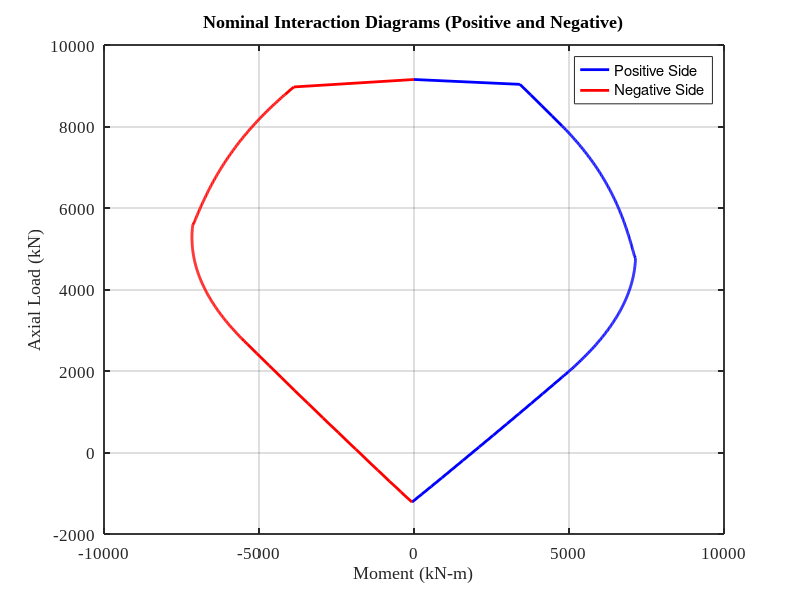
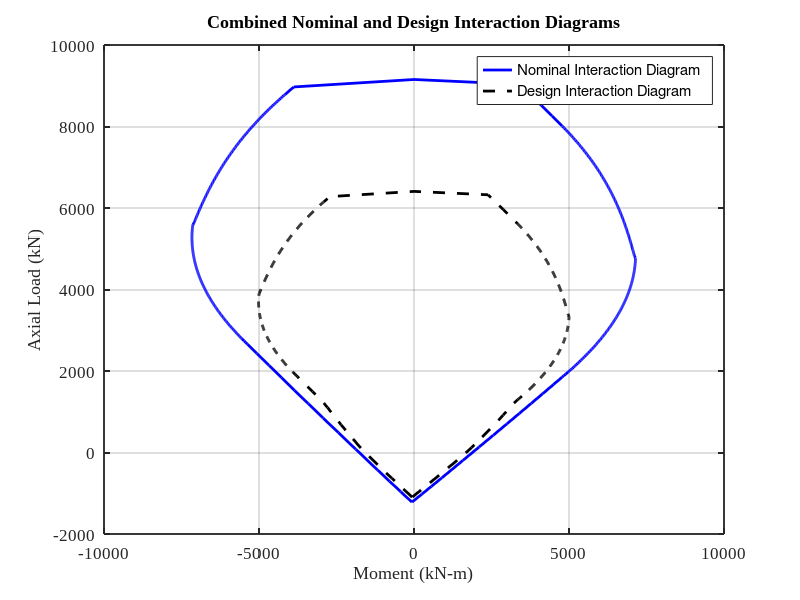

Write MATLAB code to recreate these figures, in order. (Note: this script raises an error after producing the figures.)
% =========================================================================
% INTERACTION DIAGRAM GENERATOR FOR REINFORCED CONCRETE T-WALL SECTIONS
% =========================================================================
% 
% Author:  Victor Calderón (November 2019)
% Updated: Jefferson De la Cuba (February 2025) 
% ------------------------------------------------------------------------
% Academic/Professional Purpose: Generates nominal and design interaction 
% diagrams (P-M curves) for reinforced concrete T-walls per ACI 318. 
% Performs strain compatibility analysis and considers material nonlinearity.
%
% Inputs:
%   - Material Properties: 
%       • fpc = Concrete compressive strength [kg/cm²]
%       • fy = Steel yield strength [kg/cm²]
%       • Es = Steel elastic modulus [kg/cm²]
%   - Geometric Properties: 
%       • Cross-section dimensions (b_1, b_2, b_3, h_1, h_2, h_3) [cm]
%       • Reinforcement layout (As, eid arrays) [cm², cm]
%   - External Data: 
%       • C_M33.txt - Applied loads dataset [kN, kN-m] 
%         (Located in ../datasets directory)
% Outputs:
%   - PNG Figures: 
%       1. Nominal_Interaction_Diagram.png
%       2. Design_Interaction_Diagram.png 
%       3. Applied_Loads_Diagram.png
%   - Console: 
%       • Maximum axial capacity [kN]
%       • Validation messages for path handling


clear
close all
clc

%% Directory Configuration
[scriptPath, ~] = fileparts(mfilename('fullpath')); % Get current script path

% Configure output directory using path traversal
outputDir = fullfile(scriptPath, '..', 'outputs');
if ~exist(outputDir, 'dir')
    mkdir(outputDir);
    fprintf('Created output directory: %s\n', outputDir);
end

%% Interaction Diagram - T-Wall

% Element Properties
fpc = 210;           % Concrete compressive strength (kg/cm²)
beta_c = 0.85;       % Compression block factor for concrete
fy = 4200;           % Steel yield strength (kg/cm²)
Es = 2.0e+06;        % Modulus of elasticity of steel (kg/cm²)
ey = 0.0020;         % Steel yield strain (unit strain)
ecu = 0.003;         % Ultimate concrete compressive strain (per ACI-318)

% Geometric Properties (cm)
% Element 1: Top rectangle (smaller dimension)
% Element 2: Web
% Element 3: Bottom rectangle (larger dimension)
b_1 = 130;           % Width of Element 1 (cm)
b_2 = 10;            % Width of the web (cm)
b_3 = 172;           % Width of Element 3 (cm)
h_1 = 10;            % Height of Element 1 (cm)
h_2 = 285;           % Height of the web (cm)
h_3 = 10;            % Height of Element 3 (cm)
Ag = b_1*h_1 + b_2*h_2 + b_3*h_3;  % Gross area (cm²)

%% Reinforcement Distribution

n = 19;  % Number of reinforcement layers

% From top to bottom:
As = [9.41; 1.13; repmat(0.5,15,1); 1.13; 10.41];   % Reinforcement area per layer (cm²)
eid = [5; 5; 3; repmat(20,14,1); 2; 5];                % Spacing between bars (cm)
ei = [];  % Vertical positions of reinforcement (cm)

% Calculate cumulative vertical distances for reinforcement layers
for i = 1:length(eid)-1
    ei(1) = eid(1);
    ei = [ei, ei(i) + eid(i+1)];
end
ei = ei';

n_c = 1; % Increment for neutral axis depth

%% Compression Analysis

% Calculate the centroid of the gross section (from top to bottom)
y_c_1 = ((b_1*h_1^2)/2 + b_2*h_2*(h_1 + h_2/2) + b_3*h_3*(h_1 + h_2 + h_3/2)) / ...
        (b_1*h_1 + b_2*h_2 + b_3*h_3);
y_c_2 = (h_1 + h_2 + h_3) - y_c_1;

% Define the range for the neutral axis depth 'c' (cm)
c = 0.00001:n_c:(h_1+h_2+h_3) + 0.6*(h_1+h_2+h_3);  % Adjust this range as needed

e_i_a = [];  % Array to store strains in reinforcement layers

% Prepare arrays for the reversed reinforcement distribution (for the negative side)
As_2 = [];
ei_2 = [];
As_1 = As;  % Backup of the original reinforcement distribution

for i_3 = 0:length(As)-1
    As_2 = [As_2; As(n - i_3)];
    ei_2 = [ei_2; (h_1 + h_2 + h_3) - ei(n - i_3)];
end

flag = 0;

% Maximum compression load with stirrups (kN)
force_conversion = 101.97; % Conversion factor from kgf to kN
moment_conversion = 10197; % Conversion factor from kgf·cm to kN·m

P_n_max = 0.8 * (0.85 * fpc * (Ag - sum(As)) + fy * sum(As)) / force_conversion;  % (kN)
lim_1 = h_1;
lim_2 = h_1 + h_2;

while flag == 0 || flag == 1
    % Initialize arrays for each neutral axis depth iteration
    a = zeros(length(c),1);
    P_n = zeros(length(c),1);
    P_real = zeros(length(c),1);
    M_n = zeros(length(c),1);
    M_real = zeros(length(c),1);
    phi_Mn = zeros(length(c),1);
    phi_Pn = zeros(length(c),1);

    for i = 1:length(c)
        e_i = zeros(length(As),1);
        f_s = zeros(length(As),1);
        ms_i = zeros(length(As),1);

        a(i) = c(i) * beta_c;

        for i_1 = 1:length(As)
            % Calculate strain in the reinforcement bars
            e_i(i_1) = ecu * (ei(i_1) - c(i)) / c(i);
            % Note: Negative indicates compression; positive indicates tension

            % Calculate force in the reinforcement layer (kg)
            if abs(e_i(i_1)) > ey
                if e_i(i_1) > 0
                    f_s(i_1) = fy * As(i_1);
                else
                    f_s(i_1) = -fy * As(i_1);
                end
            else
                f_s(i_1) = Es * e_i(i_1) * As(i_1);
            end

            % Calculate the concrete compression force (kg)
            if a(i) < lim_1
                P_con = 0.85 * fpc * a(i) * b_1;
            elseif a(i) >= lim_1 && a(i) < lim_2
                P_con_1 = 0.85 * fpc * h_1 * b_1;
                P_con_2 = 0.85 * fpc * (a(i) - h_1) * b_2;
                P_con = P_con_1 + P_con_2;
            elseif a(i) >= lim_2
                P_con_1 = 0.85 * fpc * b_1 * h_1;
                P_con_2 = 0.85 * fpc * h_2 * b_2;
                P_con_3 = 0.85 * fpc * b_3 * (a(i) - (h_1 + h_2));
                P_con = P_con_1 + P_con_2 + P_con_3;
            end

            % Calculate the moment contribution from the reinforcement layer (kg-cm)
            ms_i(i_1) = f_s(i_1) * (y_c_1 - ei(i_1));
        end

        % Store the strains for this neutral axis depth
        e_i_a = [e_i_a; e_i'];

        % Calculate the nominal moment (M_n) in kN-m
        if a(i) < lim_1
            M_real(i) = (P_con * (y_c_1 - a(i)/2) - sum(ms_i)) / moment_conversion;
        elseif a(i) >= lim_1 && a(i) < lim_2
            M_real(i) = (P_con_1 * (y_c_1 - h_1/2) + P_con_2 * (y_c_1 - (a(i) + h_1)/2) - sum(ms_i)) / moment_conversion;
        elseif a(i) >= lim_2
            M_real(i) = (P_con_1 * (y_c_1 - h_1/2) + P_con_2 * (y_c_1 - (h_1 + h_2/2)) + ...
                         P_con_3 * (y_c_1 - (a(i) + h_1 + h_2)/2) - sum(ms_i)) / moment_conversion;
        end

        % Calculate the total axial force (P_n) in kN 
        % (compression is positive; tension is negative)
        P_real(i) = (P_con - sum(f_s)) / force_conversion;
        
        if P_n_max >= P_real(i)
            P_n(i) = P_real(i);
            M_n(i) = M_real(i);
        else
            M_n(i) = 0;
            P_n(i) = P_n_max;
        end
    end
    
    % Additional calculations for beam (viga) effects
    P_viga = 0.1 * fpc * Ag / force_conversion;  % (kN)
    M_b = max(M_n);
    p_1 = find(M_n == M_b);  % Index of maximum moment
    P_b = P_n(p_1);
    
    P_tran_1 = P_viga / 0.7;  % For walls with stirrups
    P_tran_2 = P_b / 0.7;
    
    P_tran = min(P_tran_1, P_tran_2);
    
    % Calculate phi factors and the design strengths
    for i_5 = 1:length(c)
        phi = 0.9 - 0.2 * P_n(i_5) / P_tran;
        if phi <= 0.7
            phi = 0.7;
        elseif phi >= 0.9
            phi = 0.9;
        end
        phi_Mn(i_5) = M_n(i_5) * phi;
        phi_Pn(i_5) = P_n(i_5) * phi;
    end
    
    % Store data from the positive and negative side iterations
    flag = flag + 1;
    
    if flag == 1  % First iteration: positive side
        M_n_pos = M_n;
        P_n_pos = P_n;
        e_i_a_pos = e_i_a;
        
        phi_Mn_pos = phi_Mn;
        phi_Pn_pos = phi_Pn;
        
        % Prepare for the negative side by reversing the reinforcement distribution and geometry
        As = As_2;
        ei = ei_2;
        h_1_r = h_1;
        h_2_r = h_2;
        h_3_r = h_3;
        h_1 = h_3_r;
        h_2 = h_2_r;
        h_3 = h_1_r;
        b_1_r = b_1;
        b_2_r = b_2;
        b_3_r = b_3;
        b_1 = b_3_r;
        b_2 = b_2_r;
        b_3 = b_1_r;
        y_c_1 = y_c_2;
        
    else  % Second iteration: negative side
        M_n_neg = -M_n;
        P_n_neg = P_n;
        e_i_a_neg = e_i_a;
        
        phi_Mn_neg = -phi_Mn;
        phi_Pn_neg = phi_Pn;
    end
end

% Reverse the positive side arrays for proper closure of the interaction diagram
M_n_pos_graf = [];
P_n_pos_graf = [];
phi_M_n_pos_graf = [];
phi_P_n_pos_graf = [];
n_3 = length(M_n_pos);

for i_4 = 0:n_3-1
    M_n_pos_graf = [M_n_pos_graf; M_n_pos(n_3 - i_4)];
    P_n_pos_graf = [P_n_pos_graf; P_n_pos(n_3 - i_4)];
    phi_M_n_pos_graf = [phi_M_n_pos_graf; phi_Mn_pos(n_3 - i_4)];
    phi_P_n_pos_graf = [phi_P_n_pos_graf; phi_Pn_pos(n_3 - i_4)];
end

% Concatenate the negative and positive parts of the diagram
M_n_graf = [M_n_neg; M_n_pos_graf];
P_n_graf = [P_n_neg; P_n_pos_graf];

phi_M_n_graf = [phi_Mn_neg; phi_M_n_pos_graf];
phi_P_n_graf = [phi_Pn_neg; phi_P_n_pos_graf];

%% Plotting the Interaction Diagrams

% Figure 1: Nominal Interaction Diagrams for Positive and Negative Sides
figure
plot(M_n_pos, P_n_pos, 'b-', 'LineWidth', 2, 'DisplayName', 'Positive Side')
hold on
plot(M_n_neg, P_n_neg, 'r-', 'LineWidth', 2, 'DisplayName', 'Negative Side')
grid on
xlabel('Moment (kN-m)', 'FontSize', 14, 'FontName', 'Times New Roman');
ylabel('Axial Load (kN)', 'FontSize', 14, 'FontName', 'Times New Roman');
title('Nominal Interaction Diagrams (Positive and Negative)', 'FontSize', 14, 'FontName', 'Times New Roman');
legend('Location','Best')
set(gca, 'LineWidth', 1.3, 'FontSize', 12, 'FontName', 'Times New Roman')

print(fullfile(outputDir, 'Nominal_Interaction_Diagram'), '-dpng', '-r300')
fprintf('Saved: Nominal_Interaction_Diagram.png\n');
close(gcf)  % Prevent memory buildup

% Figure 2: Combined Nominal and Design Interaction Diagrams
figure
plot(M_n_graf, P_n_graf, 'b-', 'LineWidth', 2, 'DisplayName', 'Nominal Interaction Diagram')
hold on
plot(phi_M_n_graf, phi_P_n_graf, 'k--', 'LineWidth', 2, 'DisplayName', 'Design Interaction Diagram')
grid on
xlabel('Moment (kN-m)', 'FontSize', 14, 'FontName', 'Times New Roman');
ylabel('Axial Load (kN)', 'FontSize', 14, 'FontName', 'Times New Roman');
title('Combined Nominal and Design Interaction Diagrams', 'FontSize', 14, 'FontName', 'Times New Roman');
legend('Location','Best')
set(gca, 'LineWidth', 1.3, 'FontSize', 12, 'FontName', 'Times New Roman')

print(fullfile(outputDir, 'Combined_Nominal_and_Design_Interaction_Diagrams'), '-dpng', '-r300')
fprintf('Saved: Combined_Nominal_and_Design_Interaction_Diagrams.png\n');
close(gcf)  % Prevent memory buildup

%% Applied Loads on the Wall

% Define relative paths for the dataset and outputs folders
datasetDir = fullfile('..', 'datasets');
outputDir  = fullfile('..', 'outputs');

% Load applied load data (assumed to be in the "datasets" folder)
data = load(fullfile(datasetDir, 'C_M33.txt'));
P_u_M33 = data(:,1);  % Applied axial loads (kN)
M_u_M33 = data(:,2);  % Applied moments (kN-m)
sz = 15;              % Marker size for the scatter plot

x_lim = 8*10^3;       % x-axis limit for moment (kN-m)
y_lim_sup = 1*10^4;   % Upper y-axis limit for axial load (kN)
y_lim_inf = 2*10^3; % Lower y-axis limit for axial load (kN)

figure
p1 = plot(M_n_graf, P_n_graf, 'Color', [0 0.8 1], 'LineWidth', 2, 'DisplayName', 'Nominal Interaction Diagram');
hold on
p2 = plot(phi_M_n_graf, phi_P_n_graf, '--', 'Color', [0 0.8 1], 'LineWidth', 2, 'DisplayName', 'Design Interaction Diagram');
hold on
p3 = scatter(M_u_M33, P_u_M33, sz, 'MarkerEdgeColor', [0.7 0.7 0.7], ...
    'MarkerFaceColor', [0.7 0.7 0.7], 'LineWidth', 0.01, 'DisplayName', 'Applied Loads');
hold on
% Plot zero axial load and zero moment reference lines
plot([-x_lim x_lim], [0 0], 'k', 'LineWidth', 0.9)
plot([0 0], [-y_lim_inf y_lim_sup], 'k', 'LineWidth', 0.9)
grid on
xticks(-x_lim:2*10^3:x_lim);
yticks(-y_lim_inf:2*10^3:y_lim_sup);
xlabel('Moment (kN-m)', 'FontSize', 14, 'FontName', 'Times New Roman');
ylabel('Axial Load (kN)', 'FontSize', 14, 'FontName', 'Times New Roman');
title('Interaction Diagram with Applied Loads', 'FontSize', 14, 'FontName', 'Times New Roman');
ytickformat('%.0f')  % Format tick labels on the y-axis
ax = gca;
ax.YAxis.Exponent = 0; % Set exponent for y-axis tick labels
ax.XAxis.Exponent = 0; % Set exponent for x-axis tick labels
box off
set(gca, 'LineWidth', 1.3, 'FontSize', 12, 'FontName', 'Times New Roman')
axis([-x_lim x_lim -y_lim_inf y_lim_sup])
legend('Nominal', 'Factored','Applied Loads', 'Location', 'Best')

print(fullfile(outputDir, 'Interaction_Diagram_with_Applied_Loads'), '-dpng', '-r300')
fprintf('Saved: Interaction_Diagram_with_Applied_Loads.png\n');
close(gcf)  % Prevent memory buildup

%% Calculation of Maximum Axial Load
Pu_Nch = Ag * fpc * 0.3 / force_conversion;  % Maximum axial load (kN)
%% Final Outputs
fprintf('\nMaximum Axial Capacity: %.2f kN\n', Pu_Nch);
fprintf('All outputs saved to: %s\n', outputDir);
